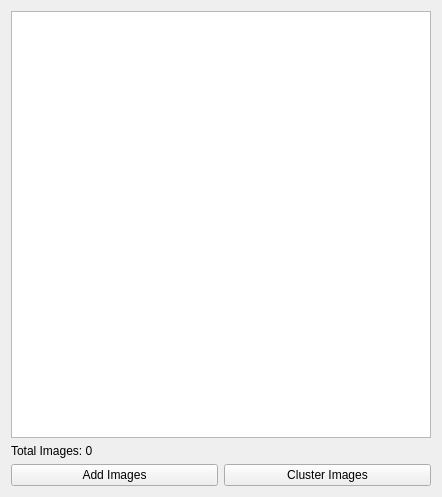
<?xml version="1.0" encoding="UTF-8"?>
<ui version="4.0">
 <class>ImageSelector</class>
 <widget class="QWidget" name="ImageSelector">
  <property name="enabled">
   <bool>true</bool>
  </property>
  <property name="geometry">
   <rect>
    <x>0</x>
    <y>0</y>
    <width>442</width>
    <height>497</height>
   </rect>
  </property>
  <property name="sizePolicy">
   <sizepolicy hsizetype="Expanding" vsizetype="Expanding">
    <horstretch>0</horstretch>
    <verstretch>0</verstretch>
   </sizepolicy>
  </property>
  <property name="windowTitle">
   <string>Form</string>
  </property>
  <layout class="QGridLayout" name="gridLayout">
   <item row="0" column="0">
    <widget class="QImageLister" name="lstImages"/>
   </item>
   <item row="1" column="0">
    <widget class="QLabel" name="lblImageCount">
     <property name="text">
      <string>Total Images: 0</string>
     </property>
    </widget>
   </item>
   <item row="2" column="0">
    <layout class="QHBoxLayout" name="horizontalLayout">
     <item>
      <widget class="QPushButton" name="btnAdd">
       <property name="text">
        <string>Add Images</string>
       </property>
      </widget>
     </item>
     <item>
      <widget class="QPushButton" name="btnRun">
       <property name="enabled">
        <bool>true</bool>
       </property>
       <property name="text">
        <string>Cluster Images</string>
       </property>
      </widget>
     </item>
    </layout>
   </item>
  </layout>
 </widget>
 <customwidgets>
  <customwidget>
   <class>QImageLister</class>
   <extends>QListWidget</extends>
   <header>QImageLister.h</header>
  </customwidget>
 </customwidgets>
 <resources/>
 <connections/>
</ui>
